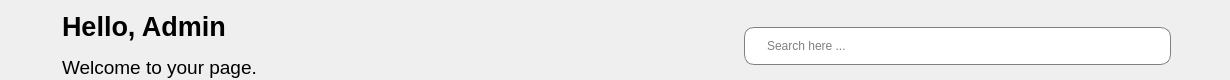
        <widget class="QWidget" name="topBarWidget" native="true">
         <property name="minimumSize">
          <size>
           <width>1200</width>
           <height>80</height>
          </size>
         </property>
         <property name="maximumSize">
          <size>
           <width>1800</width>
           <height>80</height>
          </size>
         </property>
         <property name="styleSheet">
          <string notr="true"/>
         </property>
         <widget class="QWidget" name="layoutWidget">
          <property name="geometry">
           <rect>
            <x>20</x>
            <y>10</y>
            <width>1201</width>
            <height>73</height>
           </rect>
          </property>
          <layout class="QHBoxLayout" name="horizontalLayout_5">
           <property name="spacing">
            <number>10</number>
           </property>
           <property name="sizeConstraint">
            <enum>QLayout::SetDefaultConstraint</enum>
           </property>
           <item>
            <layout class="QHBoxLayout" name="horizontalLayout_3">
             <item>
              <widget class="QPushButton" name="pushButton">
               <property name="styleSheet">
                <string notr="true">border: none;</string>
               </property>
               <property name="text">
                <string/>
               </property>
               <property name="icon">
                <iconset>
                 <normaloff>../assets/icon/menu-bar.png</normaloff>../assets/icon/menu-bar.png</iconset>
               </property>
               <property name="iconSize">
                <size>
                 <width>50</width>
                 <height>50</height>
                </size>
               </property>
               <property name="checkable">
                <bool>true</bool>
               </property>
              </widget>
             </item>
             <item>
              <layout class="QVBoxLayout" name="verticalLayout_4">
               <item>
                <widget class="QLabel" name="user_name">
                 <property name="font">
                  <font>
                   <pointsize>20</pointsize>
                   <weight>75</weight>
                   <bold>true</bold>
                  </font>
                 </property>
                 <property name="text">
                  <string>Hello, Admin</string>
                 </property>
                </widget>
               </item>
               <item>
                <widget class="QLabel" name="label_2">
                 <property name="font">
                  <font>
                   <pointsize>14</pointsize>
                   <weight>50</weight>
                   <bold>false</bold>
                  </font>
                 </property>
                 <property name="text">
                  <string>Welcome to your page.</string>
                 </property>
                </widget>
               </item>
              </layout>
             </item>
            </layout>
           </item>
           <item>
            <spacer name="horizontalSpacer">
             <property name="orientation">
              <enum>Qt::Horizontal</enum>
             </property>
             <property name="sizeHint" stdset="0">
              <size>
               <width>40</width>
               <height>20</height>
              </size>
             </property>
            </spacer>
           </item>
           <item>
            <layout class="QHBoxLayout" name="horizontalLayout_4">
             <item>
              <widget class="QLineEdit" name="lineEdit">
               <property name="minimumSize">
                <size>
                 <width>0</width>
                 <height>38</height>
                </size>
               </property>
               <property name="styleSheet">
                <string notr="true">QLineEdit{
	padding-left: 20px;
	border: 1px solid gray;
	border-radius: 10px;
}</string>
               </property>
               <property name="placeholderText">
                <string>Search here ...</string>
               </property>
              </widget>
             </item>
             <item>
              <widget class="QLabel" name="user_picture">
               <property name="minimumSize">
                <size>
                 <width>40</width>
                 <height>50</height>
                </size>
               </property>
               <property name="maximumSize">
                <size>
                 <width>50</width>
                 <height>55</height>
                </size>
               </property>
               <property name="styleSheet">
                <string notr="true"/>
               </property>
               <property name="text">
                <string/>
               </property>
               <property name="pixmap">
                <pixmap>../assets/images/image/Screenshot 2023-10-22 at 4.06.26 in the afternoon.png</pixmap>
               </property>
               <property name="scaledContents">
                <bool>true</bool>
               </property>
              </widget>
             </item>
            </layout>
           </item>
          </layout>
         </widget>
        </widget>
